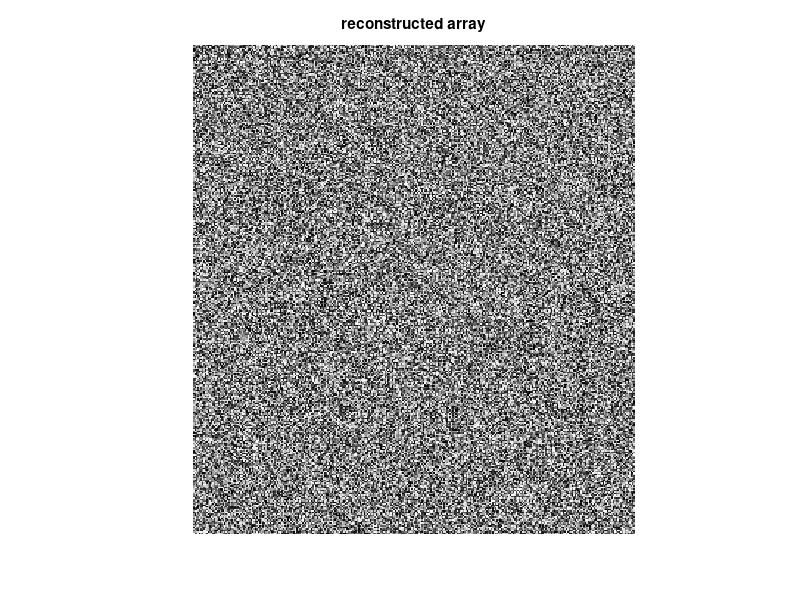

This figure's MATLAB source:
function classic_gs()
% S. Pollock, MAD 6406, fall 2020
% Simple, non-optimized implementation of Classic Gram-Schmidt with
% tests for orthgonality and normalization of the columns of Q.

% Experiment 1: random matrix
% User, set m, n the dimensions of the incoming matrix
m = 332;
n = 300;
A = 256*rand(m,n);
flip = 0; %% don't transpose in final visualization

% Expriment 2: QR the cat vs. dog picture (uncomment to run it)
%tmp = imread('jvsp.jpg');
%A = double(tmp(:,:,1))'; % this picture has more columns than rows, so we are
%                         % QR-ing its transpose
%flip = 1;                % transpose final visualization
%[m,n] = size(A);

% initialize an nxn matrix Rc (c for classic) to contain the upper-triangular R1
% initialize an mxn matrix Qc to contain the vectors q_i
Rc = zeros(n,n);
Qc = zeros(m,n);  
% -- classic Gram-Schmidt
for j = 1:n
  v = A(:,j);
  for i = 1:j-1
    q = Qc(:,i);
    r = q'*A(:,j);
    v = v - q*r;
    Rc(i,j) = r;
  end
  r = norm(v);
  Qc(:,j) = (1/r)*v;
  Rc(j,j) = r;
end

orth_err = zeros(n*(n-1)/2,1);
norm_err = zeros(n,1);
% test for orthogonality
k = 0; %% running index
for i = 1:n-1
  norm_err(i) = abs(Qc(:,i)'*Qc(:,i)-1.0);
  for j = i+1:n
    k = k+1;
    orth_err(k) = abs(Qc(:,i)'*Qc(:,j));
  end
end
norm_err(n) = abs(Qc(:,n)'*Qc(:,n)-1.0);

% -- display some results   
fprintf('\nm = %g, n = %g\n------------------------------------\n',m,n) 
fprintf('maximum orthogonality error: %g \n', max(orth_err)) 
fprintf('average orthogonality error: %g \n', sum(orth_err)*2/(n*(n-1)) ) 
fprintf('maximum normalization error: %g \n', max(norm_err)) 
fprintf('average normalization error: %g \n', sum(norm_err)/n ) 

% -- visualize the results (visualize the transpose if we transposed
% -- the original matrix, and marked flip==1 )
if flip==1
  Arecon = (Qc*Rc)';
else
  Arecon = (Qc*Rc);
end
figure(1), imshow(Arecon,[0,255]); title(sprintf('reconstructed array'))

